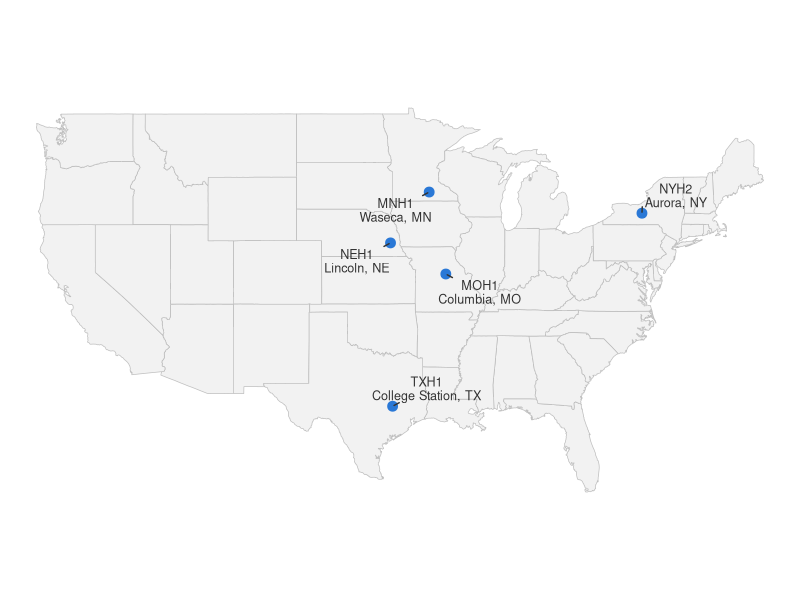
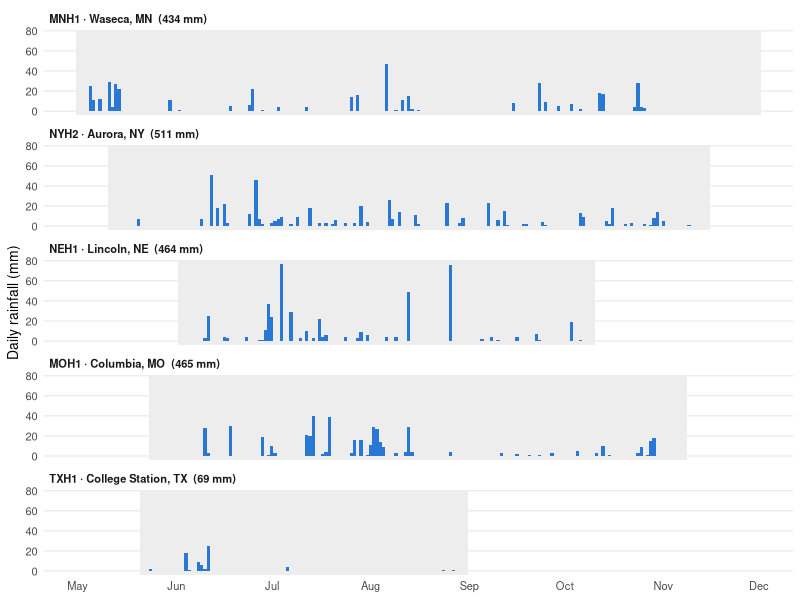
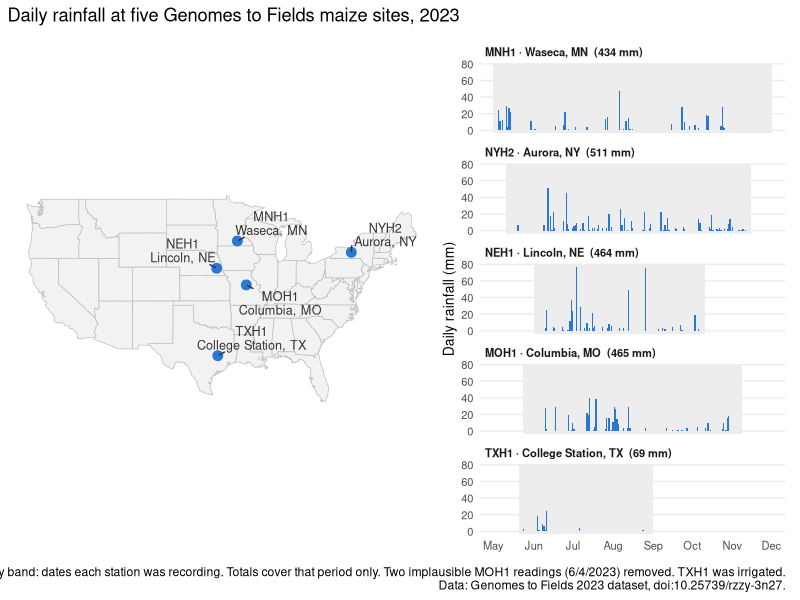
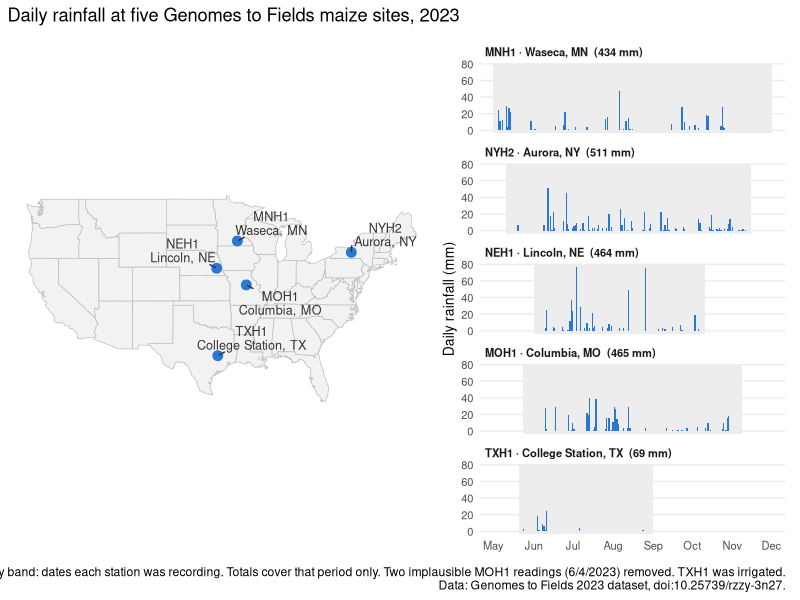

Here is the R script that generated these plots, in order:
# Map of the five G2F 2023 sites with a daily rainfall time series for each
#
# Run chunk by chunk from the repository root. Writes figures/rainfall_map.png.

library(tidyverse)
library(patchwork)
library(ggrepel)

# ---- Read data ----

weather <- read_csv("data/g2f_2023_weather_5sites.csv") |>
  rename(site = `Field Location`, rain_mm = `Rainfall [mm]`) |>
  mutate(date = as_date(mdy_hm(Date_key)))

sites <- read_csv("data/sites.csv")
sites

# ---- Fill in the missing MNH1 coordinates ----

# sites.csv has no station coordinates for MNH1. These are approximate
# coordinates for the University of Minnesota research station at Waseca,
# good enough to place the point on a national map.
sites <- sites |>
  mutate(
    station_lat = if_else(site == "MNH1", 44.07, station_lat),
    station_lon = if_else(site == "MNH1", -93.53, station_lon)
  )

# ---- Daily rainfall totals ----

# Drop the two impossible MOH1 readings (>100 mm in 30 minutes on 2023-06-04).
rain_daily <- weather |>
  filter(!is.na(rain_mm), rain_mm <= 100) |>
  group_by(site, date) |>
  summarise(rain_mm = sum(rain_mm), .groups = "drop")

# ---- Site labels, ordered north to south ----

# The same label is used on the map and as the panel title, so the two
# halves of the figure match by name.
site_labels <- rain_daily |>
  group_by(site) |>
  summarise(total_mm = sum(rain_mm), first_day = min(date), last_day = max(date)) |>
  left_join(sites, by = "site") |>
  mutate(label = str_glue("{site} · {city}, {state}  ({round(total_mm)} mm)")) |>
  arrange(desc(station_lat)) |>
  mutate(label = fct_inorder(label))

site_labels

rain_daily <- rain_daily |>
  left_join(select(site_labels, site, label), by = "site")

# ---- Map ----

states <- map_data("state")

map_plot <- ggplot() +
  geom_polygon(data = states, aes(long, lat, group = group),
               fill = "grey95", colour = "grey75", linewidth = 0.25) +
  geom_point(data = site_labels, aes(station_lon, station_lat),
             colour = "#2a78d6", size = 3) +
  geom_text_repel(data = site_labels,
                  aes(station_lon, station_lat,
                      label = str_glue("{site}\n{city}, {state}")),
                  size = 3.2, lineheight = 0.9, colour = "grey20",
                  min.segment.length = 0, seed = 1) +
  coord_quickmap() +
  theme_void()

map_plot

# ---- Daily rainfall time series ----

# Shared x and y axes, so differences in rainfall and in each station's
# recording period are both visible at a glance. The grey band marks the dates
# a station was recording, so a dry day reads differently from a missing one.
rain_plot <- ggplot(rain_daily, aes(date, rain_mm)) +
  geom_rect(data = site_labels,
            aes(xmin = first_day - 0.5, xmax = last_day + 0.5,
                ymin = -Inf, ymax = Inf),
            inherit.aes = FALSE, fill = "grey93") +
  geom_col(fill = "#2a78d6", width = 1) +
  facet_wrap(~label, ncol = 1) +
  scale_x_date(date_breaks = "1 month", date_labels = "%b") +
  coord_cartesian(xlim = as_date(c("2023-05-01", "2023-12-01"))) +
  labs(x = NULL, y = "Daily rainfall (mm)") +
  theme_minimal(base_size = 10) +
  theme(
    panel.grid.minor = element_blank(),
    panel.grid.major.x = element_blank(),
    strip.text = element_text(hjust = 0, face = "bold")
  )

rain_plot

# ---- Combine and save ----

rainfall_figure <- map_plot + rain_plot +
  plot_layout(widths = c(1.4, 1)) +
  plot_annotation(
    title = "Daily rainfall at five Genomes to Fields maize sites, 2023",
    caption = str_c(
      "Grey band: dates each station was recording. Totals cover that period only. ",
      "Two implausible MOH1 readings (6/4/2023) removed. TXH1 was irrigated.\n",
      "Data: Genomes to Fields 2023 dataset, doi:10.25739/rzzy-3n27."
    )
  )

rainfall_figure

dir.create("figures", showWarnings = FALSE)
ggsave("figures/rainfall_map.png", rainfall_figure,
       width = 12, height = 6.5, dpi = 200, bg = "white")
